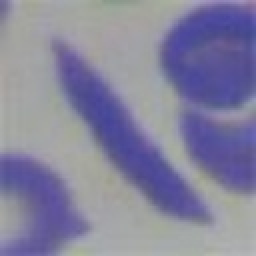
#> input picture ai-backend/cnn_dataset_final/test/sickle/erydb_e_e0020.jpg, 128 x 128 px (shown 2 times larger)
$ python -i gate_fn_audit.py   (imports and definitions only)   (older library calls are emulated)
#> lines starting #> are read from the running program, lines starting #| are printed output that depends on the picture; after the words box and inside, x2 and y2 are one past the last pixel; in counts of white or black regions, pixels touching at a corner belong together
"""
LabMind — Gate-by-Gate FN Audit (Step 3)
Measures each validity gate's FN contribution on the 80 sickle validation crops.

For each gate, replicates the exact contour analysis from _classify_rbc and
checks whether that gate alone would reject the crop (force Normal or return None).

NO permanent code changes. Read-only measurement.
"""
import json
import os
import sys
import cv2
import numpy as np
from datetime import datetime, timezone

sys.path.insert(0, os.path.dirname(os.path.abspath(__file__)))

SICKLE_DIR = os.path.join("validation_cells", "sickle")
LABELS_PATH = os.path.join("validation_cells", "labels.json")
VALID_EXTS = ('.jpg', '.jpeg', '.png')


def analyze_crop(path):
    """
    Replicate the contour analysis from _classify_rbc on a standalone crop.
    Returns all gate-relevant metrics.

    For a standalone crop, we treat the whole image as the ROI.
    The "original YOLO box" is the full crop, and contour refinement
    happens within it — same as the pipeline does.
    """
    img = cv2.imread(path)
#> img is the input picture: shape (128, 128, 3); mean B, G, R 157.5, 131.4, 133
    if img is None:
        return None

    h_img, w_img = img.shape[:2]
#> h_img = 128; w_img = 128

    # For a standalone crop, the "YOLO box" IS the full crop
    orig_x1, orig_y1 = 0, 0
    orig_x2, orig_y2 = w_img, h_img
#> orig_x2 = 128; orig_y2 = 128
    orig_area = max(w_img * h_img, 1)
#> orig_area = 16384

    # ── Contour analysis (same as _classify_rbc) ──
    gray = cv2.cvtColor(img, cv2.COLOR_BGR2GRAY)
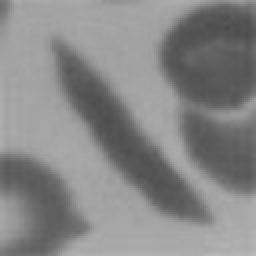
#> gray: shape (128, 128) (shown 2 times larger); min 76, max 185, mean 134.8
    _, thresh = cv2.threshold(gray, 0, 255, cv2.THRESH_BINARY_INV + cv2.THRESH_OTSU)
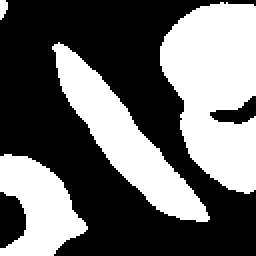
#> thresh: shape (128, 128) (shown 2 times larger); 41.4% white; 4 white regions
    contours, _ = cv2.findContours(thresh, cv2.RETR_EXTERNAL, cv2.CHAIN_APPROX_SIMPLE)
#> contours = 4 contours, 1 with area under 20; largest, box (x1, y1, x2, y2) and area: (80, 1, 128, 97) 3172, (26, 21, 105, 111) 1986, (0, 77, 44, 128) 1280

    if not contours:
        # No contour: use full crop as fallback (same as pipeline)
        contour_area = orig_area
        cx, cy, cw, ch = 0, 0, w_img, h_img
        x1, y1, x2, y2 = 0, 0, w_img, h_img
    else:
        # Select contour nearest to center (same as pipeline)
        yolo_cx_local = w_img / 2.0
#> yolo_cx_local = 64
        yolo_cy_local = h_img / 2.0
#> yolo_cy_local = 64
        min_area_threshold = 100

        best_contour = None
        best_dist = float('inf')
        for cnt in contours:
            cnt_area = cv2.contourArea(cnt)
            if cnt_area < min_area_threshold:
                continue
            M = cv2.moments(cnt)
            if M["m00"] == 0:
                continue
            cnt_cx = M["m10"] / M["m00"]
            cnt_cy = M["m01"] / M["m00"]
            dist = np.sqrt((cnt_cx - yolo_cx_local) ** 2 + (cnt_cy - yolo_cy_local) ** 2)
            if dist < best_dist:
                best_dist = dist
                best_contour = cnt
#> this loop made 4 passes
#> (cnt_area, cnt_cx, cnt_cy, dist, best_dist) on passes 1 to 2: (1279.5, 19.14, 103.1, 59.51, 59.51), (1986.5, 62.01, 69.3, 5.66, 5.66)
#> (cnt_area, cnt_cx, cnt_cy, dist) on pass 3: (3172, 107.4, 43.58, 48.01)
#> after the loop, best_contour = contour of 107 points, box (x1, y1, x2, y2) (26, 21, 105, 111), area 1986; best_dist = 5.66

        if best_contour is None:
            best_contour = max(contours, key=cv2.contourArea)

        contour_area = cv2.contourArea(best_contour)
#> contour_area = 1986.5
        cx, cy, cw, ch = cv2.boundingRect(best_contour)
#> cx = 26; cy = 21; cw = 79; ch = 90
        x1, y1 = cx, cy
#> x1 = 26; y1 = 21
        x2, y2 = x1 + cw, y1 + ch
#> x2 = 105; y2 = 111

    crop_area = max((x2 - x1) * (y2 - y1), 1)
#> crop_area = 7110
    refined_area = crop_area
#> refined_area = 7110

    # ── Compute all gate metrics ──

    # Gate 1: Foreground ratio
    foreground_ratio = contour_area / max(crop_area, 1)
#> foreground_ratio = 0.279

    # Gate 2: Fill ratio
    contour_rect_area = max(cw * ch, 1)
#> contour_rect_area = 7110
    fill_ratio = contour_area / contour_rect_area
#> fill_ratio = 0.279

    # Gate 3: Centrality (contour center vs crop center)
    orig_cx_val = w_img / 2.0
#> orig_cx_val = 64
    orig_cy_val = h_img / 2.0
#> orig_cy_val = 64
    contour_cx = (x1 + x2) / 2.0
#> contour_cx = 65.5
    contour_cy = (y1 + y2) / 2.0
#> contour_cy = 66
    orig_w = max(w_img, 1)
#> orig_w = 128
    orig_h = max(h_img, 1)
#> orig_h = 128
    dx = abs(contour_cx - orig_cx_val) / orig_w
#> dx = 0.0117
    dy = abs(contour_cy - orig_cy_val) / orig_h
#> dy = 0.0156

    # Gate 4: Contour aspect ratio
    contour_ar = max(cw, ch) / (min(cw, ch) + 1e-5)
#> contour_ar = 1.14

    # Gate 5: Multi-cell merge (refined vs original area)
    merge_ratio = refined_area / max(orig_area, 1)
#> merge_ratio = 0.434

    # Gate 6: Blur score
    cell_crop = img[y1:y2, x1:x2] if (y2 > y1 and x2 > x1) else img
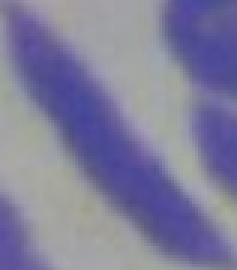
#> cell_crop: shape (90, 79, 3) (shown 3 times larger); mean B, G, R 155.8, 125.7, 127.5
    if cell_crop.size > 0:
        gray_crop = cv2.cvtColor(cell_crop, cv2.COLOR_BGR2GRAY)
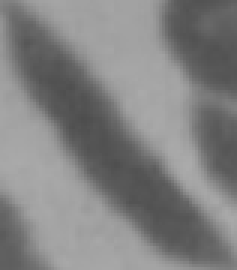
#> gray_crop: shape (90, 79) (shown 3 times larger); min 77, max 171, mean 129.7
        blur_score = cv2.Laplacian(gray_crop, cv2.CV_64F).var()
#> blur_score = 12.56
    else:
        blur_score = 0.0

    # Gate 7: Min crop size
    crop_w = x2 - x1
#> crop_w = 79
    crop_h = y2 - y1
#> crop_h = 90

    # Gate 8: Area filter (needs median_area context)
    # We compute the crop area but the threshold depends on runtime median_area
    # From baseline: median_area ranges from 156 to 9619 across smears
    # We'll test with multiple representative medians
    cell_area_px = crop_area
#> cell_area_px = 7110

    return {
        "width": w_img,
        "height": h_img,
        "contour_area": float(contour_area),
        "crop_area": float(crop_area),
        "foreground_ratio": round(float(foreground_ratio), 4),
        "fill_ratio": round(float(fill_ratio), 4),
        "centrality_dx": round(float(dx), 4),
        "centrality_dy": round(float(dy), 4),
        "contour_ar": round(float(contour_ar), 4),
        "merge_ratio": round(float(merge_ratio), 4),
        "blur_score": round(float(blur_score), 1),
        "crop_w": int(crop_w),
        "crop_h": int(crop_h),
        "cell_area_px": int(cell_area_px),
        # Gate trigger flags (would this gate reject this crop?)
        "gate_foreground": foreground_ratio < 0.25,
        "gate_fill": fill_ratio < 0.30,
        "gate_centrality": dx > 0.4 or dy > 0.4,
        "gate_contour_ar": contour_ar > 4.0,
        "gate_merge": merge_ratio > 2.0,
        "gate_blur": blur_score < 30,
        "gate_min_size": crop_w < 20 or crop_h < 20,
        # Area filter: test with representative medians from baseline
        "gate_area_median156": cell_area_px < 156 * 0.15 or cell_area_px > 156 * 4.0,
        "gate_area_median824": cell_area_px < 824 * 0.15 or cell_area_px > 824 * 4.0,
        "gate_area_median1480": cell_area_px < 1480 * 0.15 or cell_area_px > 1480 * 4.0,
        "gate_area_median2346": cell_area_px < 2346 * 0.15 or cell_area_px > 2346 * 4.0,
        "gate_area_median4290": cell_area_px < 4290 * 0.15 or cell_area_px > 4290 * 4.0,
        "gate_area_median9619": cell_area_px < 9619 * 0.15 or cell_area_px > 9619 * 4.0,
    }


# [247 lines left out: function main, not called in this run]


# [2 lines not run here, left out]

>>> result = analyze_crop('cnn_dataset_final/test/sickle/erydb_e_e0020.jpg')
#> result = 27 items

$ run again, on ai-backend/cnn_dataset_final/test/sickle/erydb_e_e0070.jpg
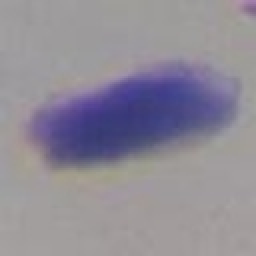
#> input picture ai-backend/cnn_dataset_final/test/sickle/erydb_e_e0070.jpg, 128 x 128 px (shown 2 times larger)
#> in analyze_crop, img is the input picture: shape (128, 128, 3); mean B, G, R 150.8, 139.3, 143.7
#> in analyze_crop, `_, thresh = cv2.threshold(gray, 0, 255, cv2.THRESH_BINARY_INV + cv2.TH..`:
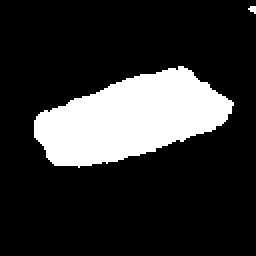
#> thresh: shape (128, 128) (shown 2 times larger); 19.1% white; 2 white regions (1 under 20 px)
#> contours = 2 contours, 1 with area under 20; largest, box (x1, y1, x2, y2) and area: (17, 33, 117, 84) 3004
#> the loop in analyze_crop, `for cnt in contours:` made 2 passes
#> (cnt_area, cnt_cx, cnt_cy, dist, best_dist) on pass 1: (3004, 65, 58.86, 5.24, 5.24)
#> after the loop in analyze_crop, `for cnt in contours:`: best_contour = contour of 126 points, box (x1, y1, x2, y2) (17, 33, 117, 84), area 3004; best_dist = 5.24
#> contour_area = 3004
#> cx = 17; cy = 33; cw = 100; ch = 51
#> x1 = 17; y1 = 33
#> x2 = 117; y2 = 84
#> crop_area = 5100
#> foreground_ratio = 0.589
#> contour_rect_area = 5100
#> fill_ratio = 0.589
#> contour_cx = 67
#> contour_cy = 58.5
#> dx = 0.0234
#> dy = 0.043
#> contour_ar = 1.96
#> merge_ratio = 0.311
#> in analyze_crop, `gray_crop = cv2.cvtColor(cell_crop, cv2.COLOR_BGR2GRAY)`:
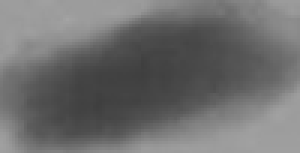
#> gray_crop: shape (51, 100) (shown 3 times larger); min 63, max 164, mean 110
#> blur_score = 9.96
#> crop_w = 100
#> crop_h = 51
#> cell_area_px = 5100
#> result = 27 items

$ run again, on ai-backend/cnn_dataset_final/test/sickle/erydb_e_e0086.jpg
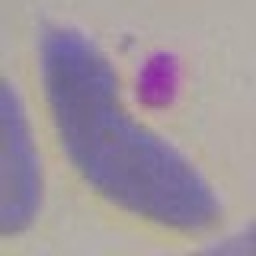
#> input picture ai-backend/cnn_dataset_final/test/sickle/erydb_e_e0086.jpg, 128 x 128 px (shown 2 times larger)
#> in analyze_crop, img is the input picture: shape (128, 128, 3); mean B, G, R 158.4, 147.8, 159.2
#> in analyze_crop, `_, thresh = cv2.threshold(gray, 0, 255, cv2.THRESH_BINARY_INV + cv2.TH..`:
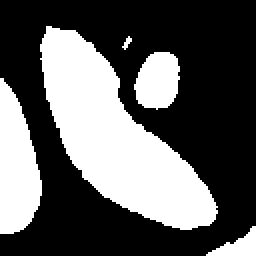
#> thresh: shape (128, 128) (shown 2 times larger); 36.5% white; 5 white regions (1 under 20 px)
#> contours = 5 contours, 1 with area under 20; largest, box (x1, y1, x2, y2) and area: (20, 13, 109, 115) 3985, (0, 39, 21, 117) 1072, (67, 26, 90, 55) 476, (103, 113, 128, 128) 148
#> the loop in analyze_crop, `for cnt in contours:` made 5 passes
#> (cnt_area, cnt_cx, cnt_cy, dist, best_dist) on passes 1, 2, 3, 5: (147.5, 119.1, 122.8, 80.56, 80.56), (1072, 7.87, 83.04, 59.27, 59.27), (475.5, 78.51, 40, 28.05, 28.05), (3985, 58.08, 68.85, 7.65, 7.65)
#> after the loop in analyze_crop, `for cnt in contours:`: best_contour = contour of 137 points, box (x1, y1, x2, y2) (20, 13, 109, 115), area 3985; best_dist = 7.65
#> contour_area = 3985
#> cx = 20; cy = 13; cw = 89; ch = 102
#> x1 = 20; y1 = 13
#> x2 = 109; y2 = 115
#> crop_area = 9078
#> foreground_ratio = 0.439
#> contour_rect_area = 9078
#> fill_ratio = 0.439
#> contour_cx = 64.5
#> contour_cy = 64
#> dx = 0.00391
#> dy = 0
#> contour_ar = 1.15
#> merge_ratio = 0.554
#> in analyze_crop, `gray_crop = cv2.cvtColor(cell_crop, cv2.COLOR_BGR2GRAY)`:
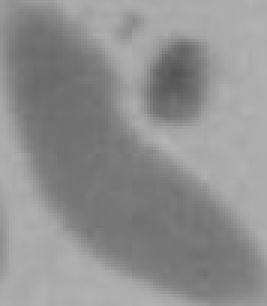
#> gray_crop: shape (102, 89) (shown 3 times larger); min 84, max 179, mean 144.1
#> blur_score = 9.63
#> crop_w = 89
#> crop_h = 102
#> cell_area_px = 9078
#> result = 27 items

$ run again, on ai-backend/cnn_dataset_final/test/sickle/erydb_e_e0087.jpg
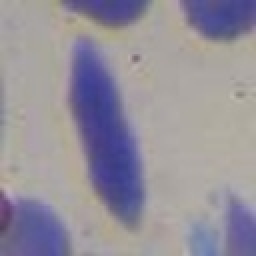
#> input picture ai-backend/cnn_dataset_final/test/sickle/erydb_e_e0087.jpg, 128 x 128 px (shown 2 times larger)
#> in analyze_crop, img is the input picture: shape (128, 128, 3); mean B, G, R 154.9, 143.8, 148.8
#> in analyze_crop, `_, thresh = cv2.threshold(gray, 0, 255, cv2.THRESH_BINARY_INV + cv2.TH..`:
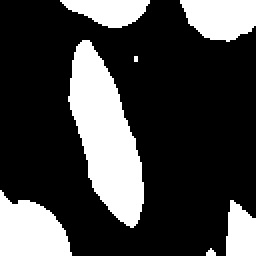
#> thresh: shape (128, 128) (shown 2 times larger); 25.8% white; 7 white regions (2 under 20 px)
#> contours = 7 contours, 2 with area under 20; largest, box (x1, y1, x2, y2) and area: (34, 20, 72, 114) 1902, (0, 95, 36, 128) 780, (90, 0, 128, 21) 574, (30, 0, 75, 14) 370, (113, 100, 128, 128) 302
#> the loop in analyze_crop, `for cnt in contours:` made 7 passes
#> (cnt_area, cnt_cx, cnt_cy, dist, best_dist) on passes 2, 3, 5: (302, 119.9, 115.8, 76.19, 76.19), (779.5, 14.86, 114.9, 70.71, 70.71), (1902, 52.53, 67.66, 12.04, 12.04)
#> after the loop in analyze_crop, `for cnt in contours:`: best_contour = contour of 92 points, box (x1, y1, x2, y2) (34, 20, 72, 114), area 1902; best_dist = 12.04
#> contour_area = 1902
#> cx = 34; cy = 20; cw = 38; ch = 94
#> x1 = 34; y1 = 20
#> x2 = 72; y2 = 114
#> crop_area = 3572
#> foreground_ratio = 0.532
#> contour_rect_area = 3572
#> fill_ratio = 0.532
#> contour_cx = 53
#> contour_cy = 67
#> dx = 0.0859
#> dy = 0.0234
#> contour_ar = 2.47
#> merge_ratio = 0.218
#> in analyze_crop, `gray_crop = cv2.cvtColor(cell_crop, cv2.COLOR_BGR2GRAY)`:
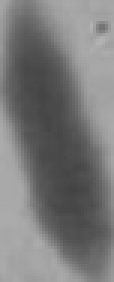
#> gray_crop: shape (94, 38) (shown 3 times larger); min 67, max 179, mean 121.3
#> blur_score = 30.26
#> crop_w = 38
#> crop_h = 94
#> cell_area_px = 3572
#> result = 27 items
